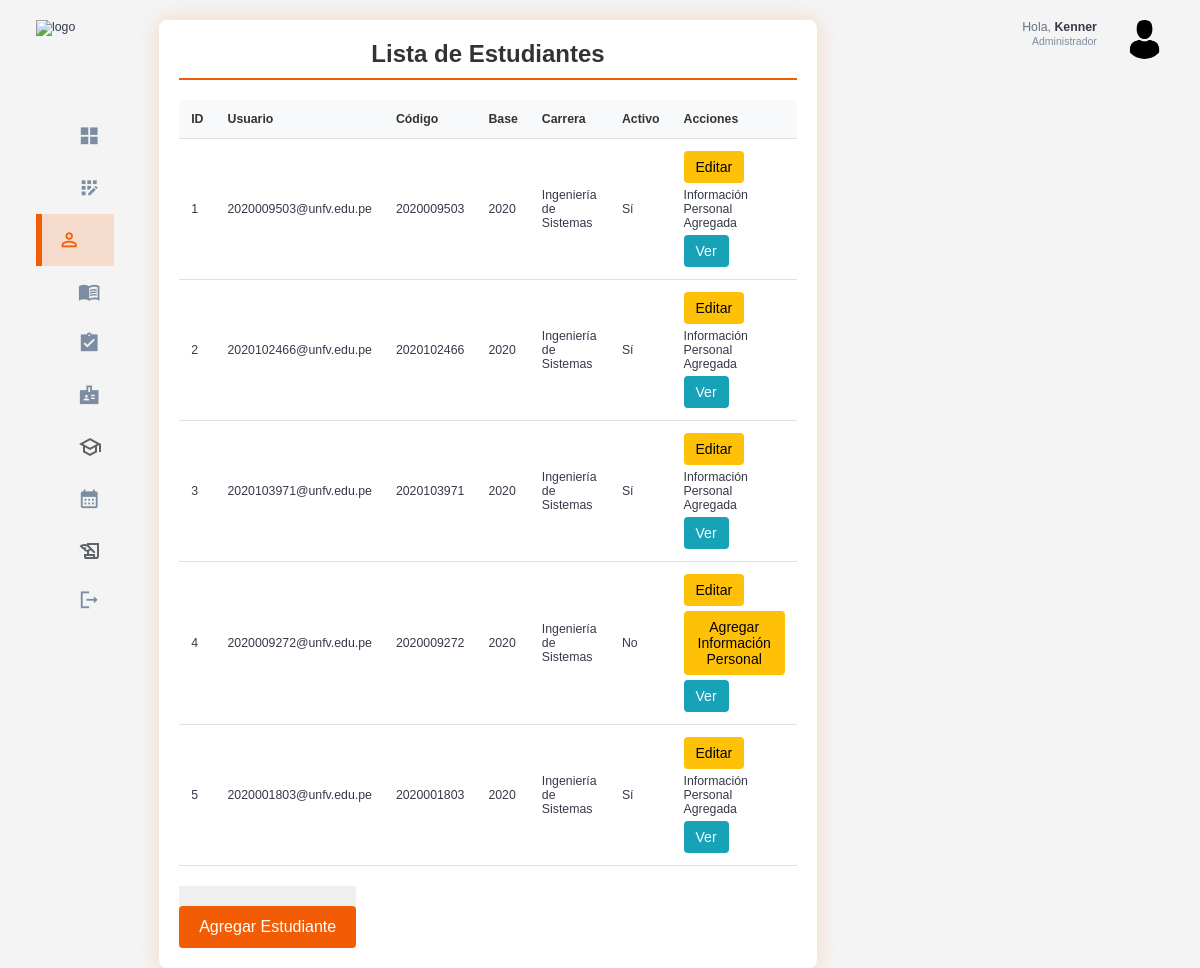
The app's page /estudiantes/ (signed in) with its own data.
### estudiantes/models.py (models this page shows, shortened)
class Estudiante(models.Model):
    usuario = models.OneToOneField(Usuario, on_delete=models.CASCADE)
    codigo = models.CharField(max_length=10,unique=True)
    base = models.CharField(max_length=20)
    carrera = models.CharField(max_length=100)
    activo = models.BooleanField(default=True)

### usuarios/models.py (models this page shows, shortened)
class Usuario(AbstractUser):
    id = models.AutoField(primary_key=True)
    rol = models.ForeignKey(Rol, on_delete=models.CASCADE, null=True, blank=False)

### usuarios/decorators.py (the view)
        def _wrapped_view(request, *args, **kwargs):
            if request.user.is_authenticated and (request.user.rol.nombre_rol == role or request.user.rol.is_admin):
                return view_func(request, *args, **kwargs)
            else:
                raise PermissionDenied  # Lanza un error si no tiene el rol correcto

### estudiantes/views.py (called while the page is built)
@login_required
@role_required('Administrador')
def listar_estudiantes(request):
    estudiantes = Estudiante.objects.all()  # Obtiene todos los estudiantes
    return render(request, 'estudiantes/listar_estudiantes.html', {'estudiantes': estudiantes})

### templates/estudiantes/listar_estudiantes.html (shortened to what this page needs)
{% extends 'base.html' %}
{% load static %}
{% block extra_css %}
    <link rel="stylesheet" href="{% static 'css/student_list.css' %}">
{% endblock %}
{% block content %}
<div class="student-list-container">
    <h2>Lista de Estudiantes</h2>
    <div class="table-responsive">
        <table class="student-table">
            <thead>
                <tr>
                    <th>ID</th>
                    <th>Usuario</th>
                    <th>Código</th>
                    <th>Base</th>
                    <th>Carrera</th>
                    <th>Activo</th>
                    <th>Acciones</th>
                </tr>
            </thead>
            <tbody>
                {% for estudiante in estudiantes %}
                <tr>
                    <td>{{ estudiante.id }}</td>
                    <td>{{ estudiante.usuario.username }}</td>
                    <td>{{ estudiante.codigo }}</td>
                    <td>{{ estudiante.base }}</td>
                    <td>{{ estudiante.carrera }}</td>
                    <td>{{ estudiante.activo|yesno:"Sí,No" }}</td>
                    <td class="actions">
                        <a href="{% url 'editar_estudiante' estudiante.pk %}" class="btn btn-edit">Editar</a>
                            {% if estudiante.informacionpersonal %}
                        <span>Información Personal Agregada</span>
                            {% else %}
                        <a href="{% url 'agregar_informacion_personal' estudiante.pk %}" class="btn btn-edit">Agregar Información Personal</a>
                            {% endif %}
                        <a href="{% url 'ver_informacion_estudiante' estudiante.pk %}" class="btn btn-view">Ver</a>
                    </td>
                </tr>
                {% empty %}
                <tr>
                    <td colspan="7">No hay estudiantes registrados.</td>
                </tr>
                {% endfor %}
            </tbody>
        </table>
    </div>
    <button type="submit"><a href="{% url 'agregar_estudiante'%}" class="btn btn-add">Agregar Estudiante</a></button>
</div>
{% endblock %}

### templates/base.html (shortened to what this page needs)
{% load static %}
<!DOCTYPE html>
<html lang="en">
<head>
    <link rel="stylesheet" href="{% static 'css/base.css' %}">
    {% block extra_css %}{% endblock %}
</head>
<body>
    <div class="container">
        <aside>
            <div class="top">
                <div class="logo">
                    <img src="/static/assets/logo_base.png" alt="logo">
                </div>
            </div>
            <div class="sidebar">
                <a href="{% url 'home_admin' %}" class="active">
                    <span class="material-icons-sharp">grid_view</span>
                </a>
                <a href="{% url 'registrar_usuario' %}" >
                    <span class="material-icons-sharp">app_registration</span>
                </a>
                <a href="{% url 'listar_estudiantes' %}">
                    <span class="material-icons-sharp">person_outline</span>
                </a>
                <a href="{% url 'listar_cursos' %}">
                    <span class="material-icons-sharp">menu_book</span>
                </a>
                <a href="{% url 'listar_estudiantes_historial' %}">
                    <span class="material-icons-sharp">assignment_turned_in</span>
                </a>
                <a href="{% url 'listar_profesores' %}">
                    <span class="material-icons-sharp">badge</span>
                </a>
                <a href="{% url 'listar_semestres' %}">
                    <svg xmlns="http://www.w3.org/2000/svg" height="24px" viewBox="0 -960 960 960" width="24px" fill="#5f6368"><path d="M480-120 200-272v-240L40-600l440-240 440 240v320h-80v-276l-80 44v240L480-120Zm0-332 274-148-274-148-274 148 274 148Zm0 241 200-108v-151L480-360 280-470v151l200 108Zm0-241Zm0 90Zm0 0Z"/></svg>
                </a>
                <a href="{% url 'listar_horarios' %}">
                    <span class="material-icons-sharp">calendar_month</span>
                <a href="{% url 'listar_matriculas' %}">
                </a>
                <a href="{% url 'signout' %}">
                    <span class="material-icons-sharp">logout</span>
                </a>
            </div>
        </aside>
        <main>
            {% block content %}
            {% endblock %}
        </main>
        <div class="right">
            <div class="top">
                <div class="profile">
                    <div class="info">
                        <p>Hola, <b>{{ request.user.username }}</b></p>
                        <small class="text-muted">Administrador</small>
                    </div>
                    <div class="profile-photo">
                        <img src="/static/assets/perfil_admin.png" alt="perfil_admin">
                    </div>
                </div>
            </div>
        </div>
    </div>
</body>
</html>

### static/css/base.css (style rules this page uses)
:root { --color-primary: #F25C05; --color-danger: #F26938; --color-success: #41f1b6; --color-warning: #F2A172; --color-white: #fff; --color-info-dark: #7d8da1; --color-info-light: #dce1eb; --color-dark: #363949; --color-light: #f2a1724f; --color-primary-variant: #8f5100; --color-dark-variant: #677483; --color-background: #f6f6f9; --card-border-radius: 2rem; --border-radius-1: 0.4rem; --border-radius-2: 0.8rem; --border-radius-3: 1.2rem; --card-padding: 1.8rem; --padding-1: 1.2rem; --box-shadow: 0 2rem 3rem var(--color-light) }
* { margin: 0; padding: 0; outline: 0; appearance: none; border: 0; text-decoration: none; list-style: none; box-sizing: border-box; }
html { font-size: 14px; }
body { width: 100vw; height: 100vh; font-family: Arial, sans-serif; font-size: 0.88rem; background: var(--color-background); user-select: none; overflow-x: hidden; color: var(--color-dark); }
.container { display: grid; width: 96%; margin: 0 auto; gap: 1.8rem; grid-template-columns: 16rem auto 23rem; }
a { color: var(--color-dark); }
img { display: block; width: 100%; }
h2 { font-size: 1.4rem; }
small { font-size: 0.75rem; }
.profile-photo { width: 2.8rem; height: 2.8rem; border-radius: 50%; overflow: hidden; }
.text-muted { color: var(--color-info-dark); }
p { color: var(--color-dark-variant); }
b { color: var(--color-dark); }
aside { height: 100vh; width: 16rem; }
aside .top { display: flex; align-items: center; justify-content: space-between; margin-top: 1.4rem; }
aside .logo { display: flex; gap: 0.8rem; }
aside .logo img { width: 12.5rem; height: 4.5rem; }
aside .sidebar { display: flex; flex-direction: column; height: 86vh; position: relative; top: 3rem; }
aside .sidebar a { display: flex; color: var(--color-info-dark); margin-left: 2rem; gap: 1rem; align-items: center; position: relative; height: 3.7rem; transition: all 300ms ease; padding: 0 1rem; white-space: nowrap; overflow: hidden; text-overflow: ellipsis; }
aside .sidebar a span { font-size: 1.6rem; transition: all 300ms ease; }
aside .sidebar a:last-child { position: absolute; bottom: 2rem; width: 100%; }
aside .sidebar a.active { background-color: var(--color-light); color: var(--color-primary); margin-left: 0; padding-left: calc(1rem - 3px); }
aside .sidebar a.active:before { content: ''; width: 6px; height: 100%; background: var(--color-primary); position: absolute; left: 0; }
aside .sidebar a.active span { color: var(--color-primary); margin-left: calc(1rem - 3px); }
main { margin-top: 1.4rem; }
.right { margin-top: 1.4rem; }
.right .top { display: flex; justify-content: end; gap: 2rem; }
.right .top .profile { display: flex; gap: 2rem; text-align: right; }
@media screen and (max-width: 1200px) { .container { width: 94%; grid-template-columns: 7rem auto 23rem; } }
@media screen and (max-width: 1200px) { aside .sidebar a { width: 5.6rem; } }
@media screen and (max-width: 1200px) { aside .sidebar a:last-child { position: relative; margin-top: 1.8rem; } }
@media screen and (max-width: 1200px) { aside .logo img { top: 10px; width: 8.2rem; height: 3.5rem; } }

### static/css/student_list.css (style rules this page uses)
body { margin: 0; padding: 0; font-family: Arial, sans-serif; background-color: #f4f4f4; }
.student-list-container { width: 100%; max-width: 1200px; margin: 0 auto; padding: 20px; background-color: #ffffff; border-radius: 8px; box-shadow: 0 0 20px rgba(243, 184, 128, 0.473); box-sizing: border-box; }
.student-list-container h2 { text-align: center; margin-bottom: 20px; padding-bottom: 10px; border-bottom: 2px solid #F25C05; color: #333; font-size: 24px; }
.table-responsive { overflow-x: auto; -webkit-overflow-scrolling: touch; }
.student-table { width: 100%; border-collapse: collapse; margin-bottom: 20px; }
.student-table th, .student-table td { padding: 12px; text-align: left; border-bottom: 1px solid #e0e0e0; }
.student-table th { background-color: #f8f9fa; font-weight: bold; color: #333; }
.actions { display: flex; flex-wrap: wrap; gap: 5px; }
.btn { display: inline-block; padding: 8px 12px; border: none; border-radius: 4px; cursor: pointer; font-size: 14px; text-decoration: none; transition: background-color 0.3s; text-align: center; }
.btn-edit { background-color: #ffc107; color: #000; }
.btn-view { background-color: #17a2b8; color: #fff; }
.btn-add { background-color: #F25C05; color: #fff; padding: 12px 20px; font-size: 16px; margin-top: 20px; display: block; width: 100%; }

### records on screen
Estudiante: id "1", usuario.username "2020009503@unfv.edu.pe", codigo "2020009503", base "2020", carrera "Ingeniería de Sistemas", activo "Sí", shows "Información Personal Agregada"
Estudiante: id "2", usuario.username "2020102466@unfv.edu.pe", codigo "2020102466", base "2020", carrera "Ingeniería de Sistemas", activo "Sí", shows "Información Personal Agregada"
Estudiante: id "3", usuario.username "2020103971@unfv.edu.pe", codigo "2020103971", base "2020", carrera "Ingeniería de Sistemas", activo "Sí", shows "Información Personal Agregada"
Estudiante: id "4", usuario.username "2020009272@unfv.edu.pe", codigo "2020009272", base "2020", carrera "Ingeniería de Sistemas", activo "No", shows "Agregar Información Personal"
Estudiante: id "5", usuario.username "2020001803@unfv.edu.pe", codigo "2020001803", base "2020", carrera "Ingeniería de Sistemas", activo "Sí", shows "Información Personal Agregada"
Usuario: user.username "Kenner"
